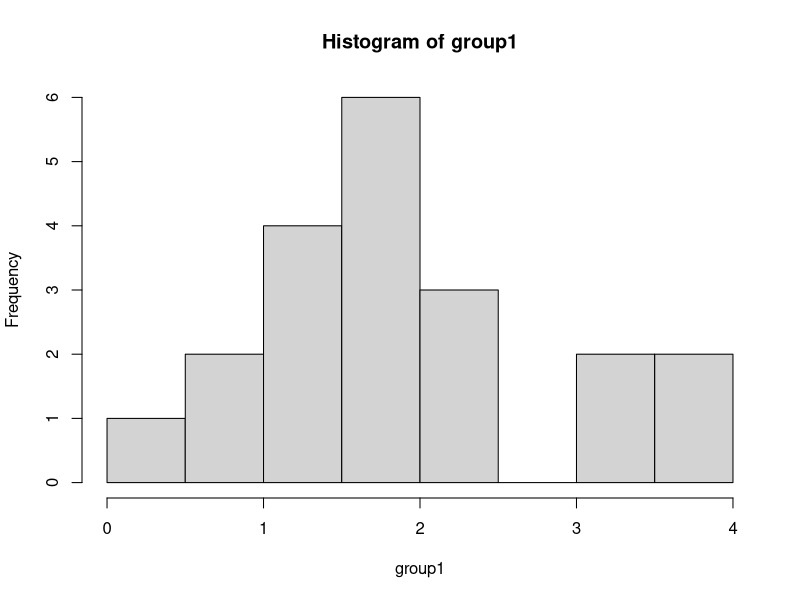
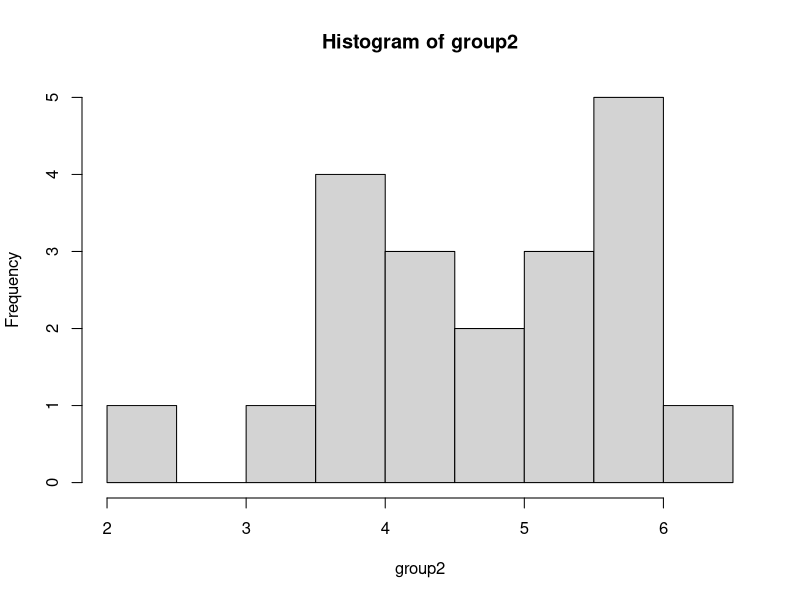
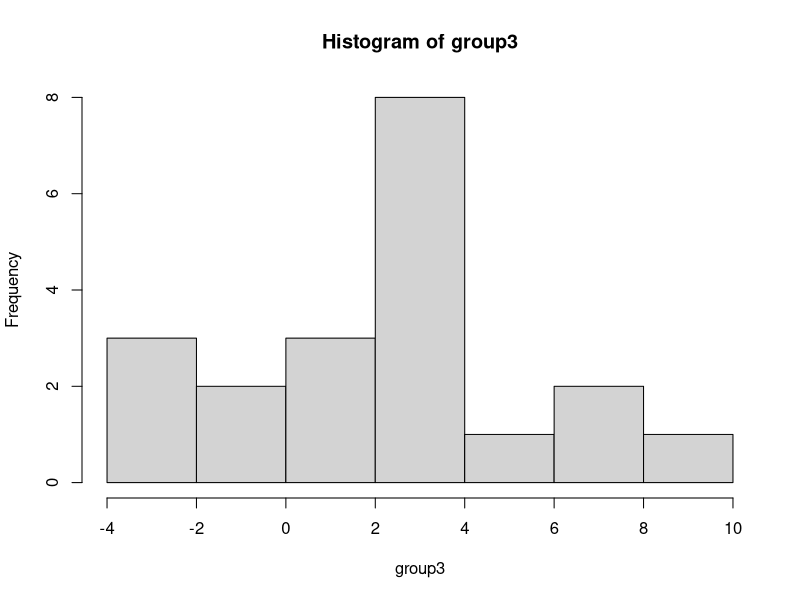
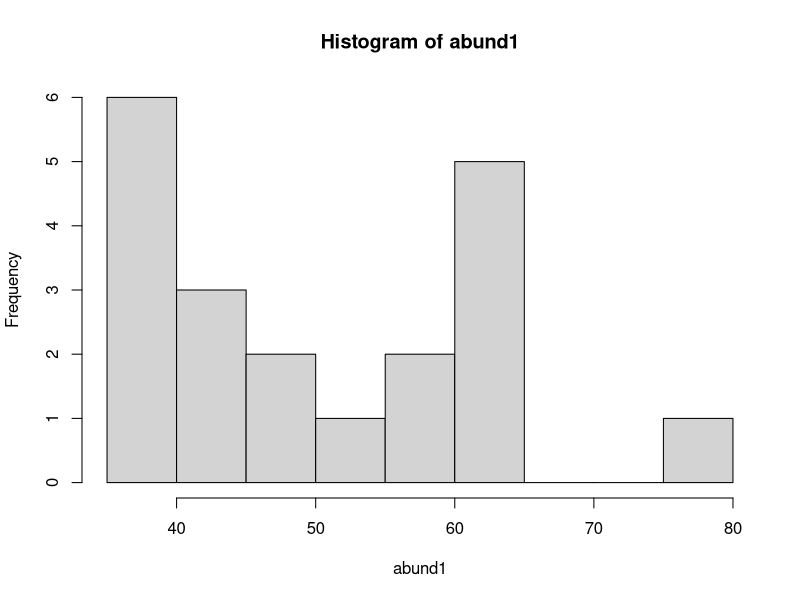
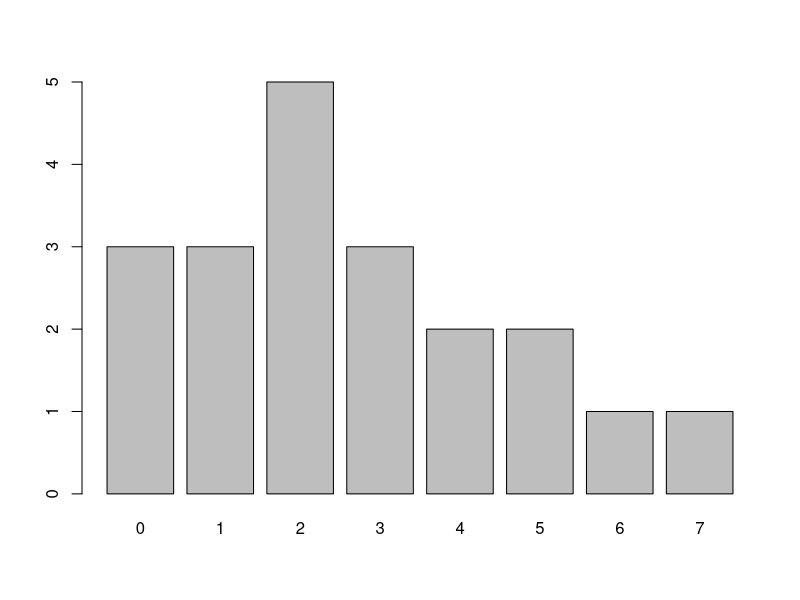
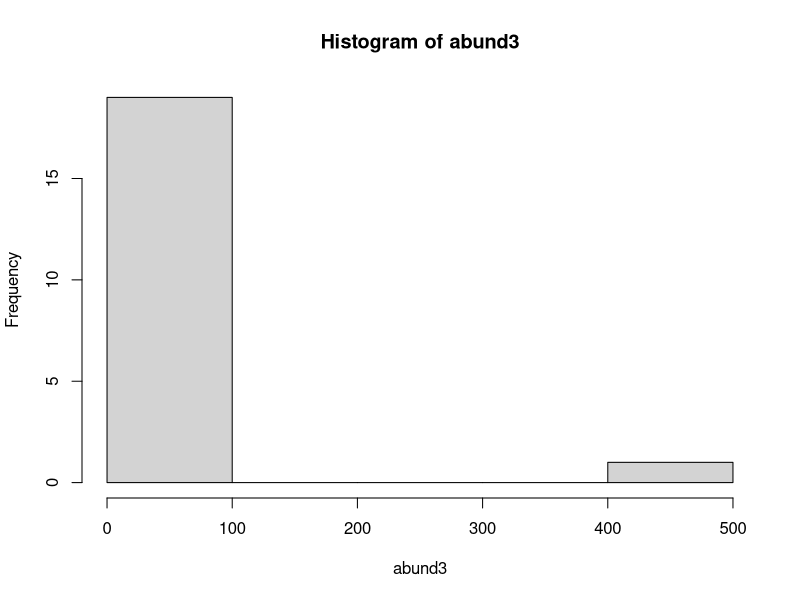

Write the R code that produced these figures, in order.
##############################################
# BIO 381 tutorial: data sims                #
# 16 Mar 2022                                #
##############################################

library(boot)

# why sim data?
# saves time: write parts of code before you have data
# baseline for comparisons: check assumptions in your data
# Test new stats techniques 

##############################################
# Part 1: Normally Distributed Data  ---------------------------------
# start with groups of data
# for t-tests of ANOVA

# simulate groups with 20 observations 
group1 <- rnorm(n=20,mean=2,sd=1)
hist(group1)

# change some parameters 
group2 <- rnorm(n=20,mean=5,sd=1)
group3 <- rnorm(n=20,mean=2,sd=3)

hist(group2)
hist(group3)
##############################################

##############################################
# Sim data for a linear model ---------------------------------
# two continuous normal variables 
# start simple: assume an intercept of 0
# call the slope beta1
# x is the predictor variable 

# start with constant slope
beta1 <- 1

# our predictor variable is normally distributed
x <- rnorm(n=20)

# linear model:
y <- beta1*x

# you can play with different slopes
beta1 <- 1.5
y <- beta1*x

# you can add an intercept
beta0 <- 2
y <- beta0+ beta1*x

# adding covariantes 
# you can draw covariate from a different distrubution 

##############################################
# Part 2: Abundance/count data ---------------------------------
# Option 1: data are normal-ish
# use round() to remove decimals 
abund1 <- round(rnorm(n=20,mean=50,sd=10))
hist(abund1)
# need sufficiently high mean and standard deviation

# Option 2: Poisson distribution
abund2 <- rpois(n=20, lambda=3)
barplot(table(abund2)) # table counts each time a number appears and sticks it in a bar plot
# lambda is like the mean of a poisson, which does not have a mean. Kind of like the center. It is the expected count, or the one you will get most often if the experiment is repeated several times
# the table function tallies the number of each value you get so the data makes sense in a bar graph
# usually abundance is not random

# Sometimes, the environment affects counts
# to account for that, we will first create our lambdas 
# then use lambdas to get abundances

# use a regression to get the initial values
pre_lambda <- beta0 + beta1*x
# lambdas always have to be positive, so use inverse log
lambda <- exp(pre_lambda)

# use created lambda values to get counts 
abund3 <- rpois(n=20,lambda=lambda)
hist(abund3)

##############################################
# Part 3: occupancy, presence/absense data ---------------------------------
# option 1: getting probs from a beta distributiom
probs <- rbeta(n=20,shape=1,shape2=1)
occ1 <- rbinom(n=20,size=1,prob=probs)
print(occ1)
# probs is the probability of success 
# this is usually non-random

# option 2: occupancy with a co-variate
# similar to above, except we are generating probabilities, not lambdas
pre_probs <- beta0 + beta1*x
print(pre_probs)
# convert to a 0-1 scale 
psi <- inv.logit(pre_probs)  #psi = occupancy probability 
# create new occupancy data
occ2 <- rbinom(n=20,size=1,prob=psi)
print(occ2)
##############################################
